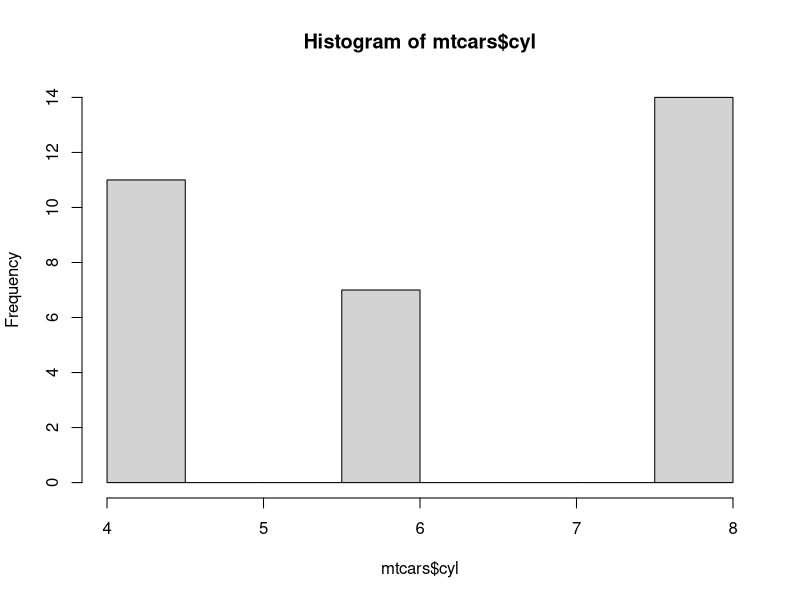
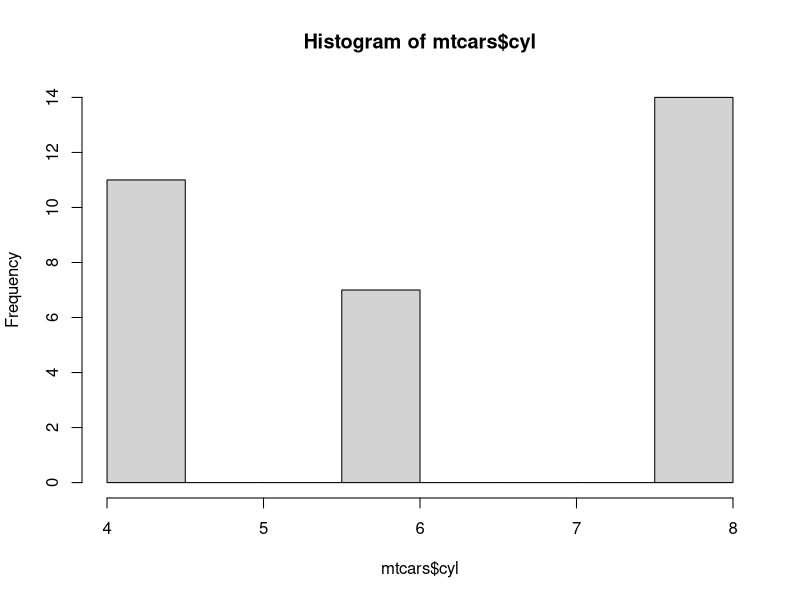

The R source for these figures, in order:
## ---- chunk 1
plot ( hist(mtcars$cyl))
